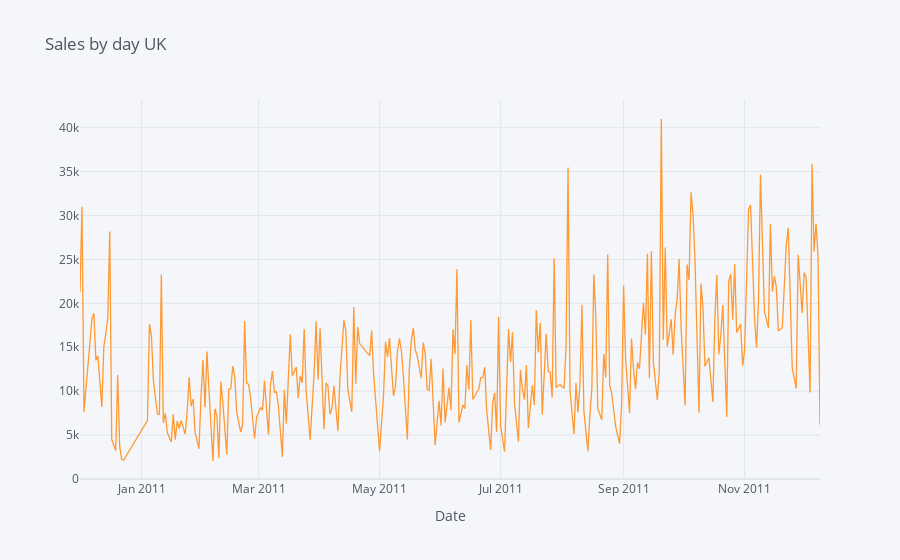

The notebook cell this image was saved under:
### Code cell
sold_by_day.iplot(kind='line', xTitle='Date', title='Sales by day UK')

### Figure 1 — Plotly figure (JSON) as saved in the notebook; plotly's stock layout.template omitted (floating-point values rounded to 4 significant figures; data arrays with more than 128 entries replaced by an {"elided": "..."} marker saying what was removed)
{"data": [{"line": {"color": "rgba(255, 153, 51, 1.0)", "dash": "solid", "shape": "linear", "width": 1.3}, "mode": "lines", "name": "Quantity", "text": "", "type": "scatter", "x": {"elided": "305 str values"}, "y": {"elided": "305 int values"}}], "layout": {"legend": {"bgcolor": "#F5F6F9", "font": {"color": "#4D5663"}}, "paper_bgcolor": "#F5F6F9", "plot_bgcolor": "#F5F6F9", "title": {"font": {"color": "#4D5663"}, "text": "Sales by day UK"}, "xaxis": {"gridcolor": "#E1E5ED", "showgrid": true, "tickfont": {"color": "#4D5663"}, "title": {"font": {"color": "#4D5663"}, "text": "Date"}, "zerolinecolor": "#E1E5ED"}, "yaxis": {"gridcolor": "#E1E5ED", "showgrid": true, "tickfont": {"color": "#4D5663"}, "title": {"font": {"color": "#4D5663"}, "text": ""}, "zerolinecolor": "#E1E5ED"}}}
